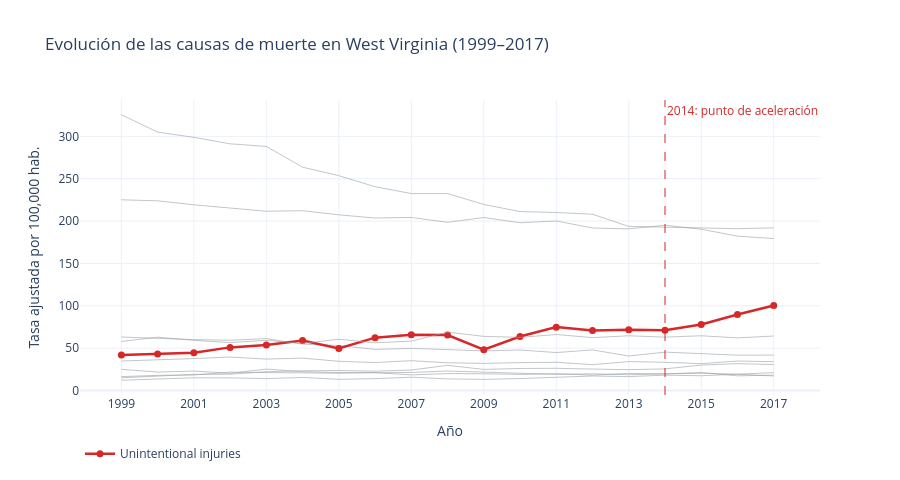

The notebook cell saved with this chart:
### Code cell
wv = estados[(estados['state']=='West Virginia')&(estados['cause_name']!='All causes')].copy()

fig = go.Figure()
causas_wv = wv['cause_name'].unique()
for causa in causas_wv:
    sub = wv[wv['cause_name']==causa].sort_values('year')
    if causa == 'Unintentional injuries':
        fig.add_trace(go.Scatter(x=sub['year'], y=sub['age_adjusted_death_rate'],
                                 mode='lines+markers', name=causa,
                                 line=dict(color='#D62828', width=2.5),
                                 marker=dict(size=7)))
    else:
        fig.add_trace(go.Scatter(x=sub['year'], y=sub['age_adjusted_death_rate'],
                                 mode='lines', name=causa,
                                 line=dict(color='#9AA0A6', width=1),
                                 opacity=0.6, showlegend=False))

fig.add_vline(x=2014, line_dash='dash', line_color='#D62828', opacity=0.5,
              annotation_text='2014: punto de aceleración',
              annotation_font_color='#D62828')
fig.update_layout(
    title='Evolución de las causas de muerte en West Virginia (1999–2017)',
    xaxis_title='Año', yaxis_title='Tasa ajustada por 100,000 hab.',
    height=480, template='plotly_white',
    xaxis=dict(tickmode='linear', tick0=1999, dtick=2),
    legend=dict(orientation='h', y=-0.15)
)
fig.show()

### Figure 1 — Plotly figure (JSON) as saved in the notebook; plotly's stock layout.template omitted (floating-point values rounded to 4 significant figures)
{"data": [{"line": {"color": "#9AA0A6", "width": 1}, "mode": "lines", "name": "Suicide", "opacity": 0.6, "showlegend": false, "type": "scatter", "x": [1999, 2000, 2001, 2002, 2003, 2004, 2005, 2006, 2007, 2008, 2009, 2010, 2011, 2012, 2013, 2014, 2015, 2016, 2017], "y": [12.1, 13.2, 15.0, 14.9, 14.0, 15.4, 13.2, 14.0, 15.7, 13.7, 13.1, 14.1, 15.9, 17.1, 16.4, 18.1, 17.4, 19.3, 21.1]}, {"line": {"color": "#9AA0A6", "width": 1}, "mode": "lines", "name": "Alzheimer's disease", "opacity": 0.6, "showlegend": false, "type": "scatter", "x": [1999, 2000, 2001, 2002, 2003, 2004, 2005, 2006, 2007, 2008, 2009, 2010, 2011, 2012, 2013, 2014, 2015, 2016, 2017], "y": [15.0, 17.2, 19.0, 19.2, 22.2, 23.3, 23.6, 22.8, 24.2, 29.7, 24.9, 26.0, 26.2, 25.3, 24.6, 25.5, 30.0, 31.7, 30.6]}, {"line": {"color": "#9AA0A6", "width": 1}, "mode": "lines", "name": "Kidney disease", "opacity": 0.6, "showlegend": false, "type": "scatter", "x": [1999, 2000, 2001, 2002, 2003, 2004, 2005, 2006, 2007, 2008, 2009, 2010, 2011, 2012, 2013, 2014, 2015, 2016, 2017], "y": [16.4, 17.9, 18.3, 21.6, 21.2, 20.7, 20.4, 21.0, 21.3, 23.0, 21.9, 20.3, 19.1, 19.7, 18.6, 19.6, 20.4, 19.3, 17.1]}, {"line": {"color": "#9AA0A6", "width": 1}, "mode": "lines", "name": "Influenza and pneumonia", "opacity": 0.6, "showlegend": false, "type": "scatter", "x": [1999, 2000, 2001, 2002, 2003, 2004, 2005, 2006, 2007, 2008, 2009, 2010, 2011, 2012, 2013, 2014, 2015, 2016, 2017], "y": [25.0, 21.7, 23.0, 20.3, 25.3, 22.2, 21.2, 21.1, 18.4, 20.0, 19.7, 19.0, 19.8, 18.1, 20.2, 19.6, 21.2, 17.3, 18.2]}, {"line": {"color": "#9AA0A6", "width": 1}, "mode": "lines", "name": "Diabetes", "opacity": 0.6, "showlegend": false, "type": "scatter", "x": [1999, 2000, 2001, 2002, 2003, 2004, 2005, 2006, 2007, 2008, 2009, 2010, 2011, 2012, 2013, 2014, 2015, 2016, 2017], "y": [34.8, 35.9, 37.7, 39.5, 37.1, 38.2, 34.5, 33.0, 35.2, 32.7, 32.0, 32.9, 33.3, 30.5, 34.1, 33.3, 31.7, 34.8, 34.0]}, {"line": {"color": "#9AA0A6", "width": 1}, "mode": "lines", "name": "Stroke", "opacity": 0.6, "showlegend": false, "type": "scatter", "x": [1999, 2000, 2001, 2002, 2003, 2004, 2005, 2006, 2007, 2008, 2009, 2010, 2011, 2012, 2013, 2014, 2015, 2016, 2017], "y": [63.1, 61.3, 60.1, 59.3, 61.2, 54.8, 53.2, 48.5, 49.7, 48.3, 46.7, 47.8, 44.8, 47.9, 40.7, 45.3, 43.8, 41.7, 41.8]}, {"line": {"color": "#D62828", "width": 2.5}, "marker": {"size": 7}, "mode": "lines+markers", "name": "Unintentional injuries", "type": "scatter", "x": [1999, 2000, 2001, 2002, 2003, 2004, 2005, 2006, 2007, 2008, 2009, 2010, 2011, 2012, 2013, 2014, 2015, 2016, 2017], "y": [42.0, 43.2, 44.7, 50.9, 53.7, 59.0, 49.6, 62.4, 65.8, 65.5, 48.2, 63.7, 74.8, 70.8, 71.7, 71.0, 77.9, 89.7, 100.3]}, {"line": {"color": "#9AA0A6", "width": 1}, "mode": "lines", "name": "CLRD", "opacity": 0.6, "showlegend": false, "type": "scatter", "x": [1999, 2000, 2001, 2002, 2003, 2004, 2005, 2006, 2007, 2008, 2009, 2010, 2011, 2012, 2013, 2014, 2015, 2016, 2017], "y": [57.9, 62.9, 59.2, 56.6, 59.2, 55.6, 60.5, 56.3, 58.3, 68.9, 63.9, 62.7, 66.1, 62.4, 64.6, 63.0, 64.6, 62.1, 64.3]}, {"line": {"color": "#9AA0A6", "width": 1}, "mode": "lines", "name": "Cancer", "opacity": 0.6, "showlegend": false, "type": "scatter", "x": [1999, 2000, 2001, 2002, 2003, 2004, 2005, 2006, 2007, 2008, 2009, 2010, 2011, 2012, 2013, 2014, 2015, 2016, 2017], "y": [225.1, 223.9, 219.2, 215.2, 211.6, 212.2, 207.4, 203.6, 204.3, 198.5, 204.2, 198.0, 200.1, 191.8, 190.8, 195.1, 190.4, 182.2, 179.4]}, {"line": {"color": "#9AA0A6", "width": 1}, "mode": "lines", "name": "Heart disease", "opacity": 0.6, "showlegend": false, "type": "scatter", "x": [1999, 2000, 2001, 2002, 2003, 2004, 2005, 2006, 2007, 2008, 2009, 2010, 2011, 2012, 2013, 2014, 2015, 2016, 2017], "y": [325.5, 305.0, 298.8, 291.2, 288.1, 263.6, 253.6, 240.5, 232.5, 232.5, 219.6, 211.2, 210.1, 208.1, 193.7, 192.9, 191.3, 191.0, 192.0]}], "layout": {"annotations": [{"font": {"color": "#D62828"}, "showarrow": false, "text": "2014: punto de aceleración", "x": 2014, "xanchor": "left", "xref": "x", "y": 1, "yanchor": "top", "yref": "y domain"}], "height": 480, "legend": {"orientation": "h", "y": -0.15}, "shapes": [{"line": {"color": "#D62828", "dash": "dash"}, "opacity": 0.5, "type": "line", "x0": 2014, "x1": 2014, "xref": "x", "y0": 0, "y1": 1, "yref": "y domain"}], "title": {"text": "Evolución de las causas de muerte en West Virginia (1999–2017)"}, "xaxis": {"dtick": 2, "tick0": 1999, "tickmode": "linear", "title": {"text": "Año"}}, "yaxis": {"title": {"text": "Tasa ajustada por 100,000 hab."}}}}
